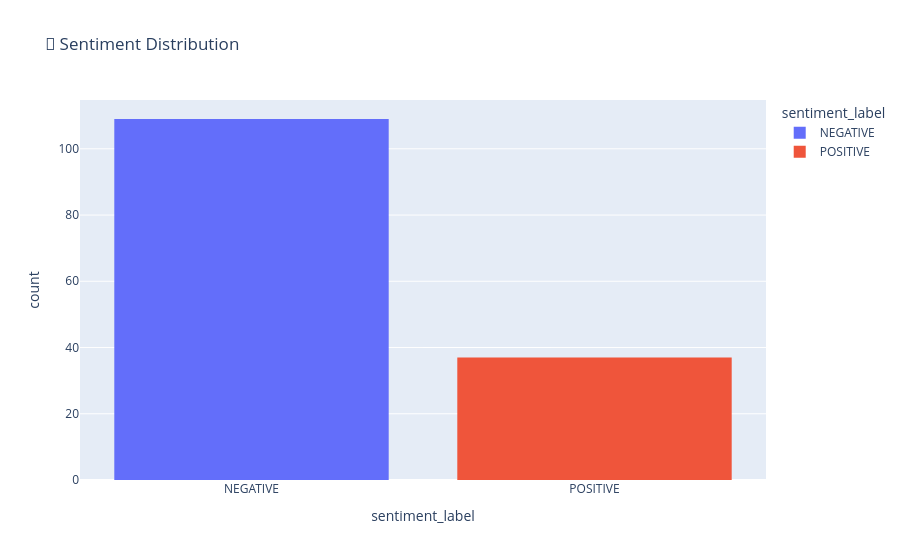

Notebook source saved alongside this figure:
### Markdown cell above
## 2. Distribuição de Sentimento

### Code cell
fig = px.histogram(
    df,
    x="sentiment_label",
    title="🧠 Sentiment Distribution",
    color="sentiment_label"
)
fig.show()

### Figure 1 — Plotly figure (JSON) as saved in the notebook; plotly's stock layout.template omitted (floating-point values rounded to 4 significant figures)
{"data": [{"bingroup": "x", "hovertemplate": "sentiment_label=%{x}<br>count=%{y}<extra></extra>", "legendgroup": "NEGATIVE", "marker": {"color": "#636efa", "pattern": {"shape": ""}}, "name": "NEGATIVE", "orientation": "v", "showlegend": true, "type": "histogram", "x": ["NEGATIVE", "NEGATIVE", "NEGATIVE", "NEGATIVE", "NEGATIVE", "NEGATIVE", "NEGATIVE", "NEGATIVE", "NEGATIVE", "NEGATIVE", "NEGATIVE", "NEGATIVE", "NEGATIVE", "NEGATIVE", "NEGATIVE", "NEGATIVE", "NEGATIVE", "NEGATIVE", "NEGATIVE", "NEGATIVE", "NEGATIVE", "NEGATIVE", "NEGATIVE", "NEGATIVE", "NEGATIVE", "NEGATIVE", "NEGATIVE", "NEGATIVE", "NEGATIVE", "NEGATIVE", "NEGATIVE", "NEGATIVE", "NEGATIVE", "NEGATIVE", "NEGATIVE", "NEGATIVE", "NEGATIVE", "NEGATIVE", "NEGATIVE", "NEGATIVE", "NEGATIVE", "NEGATIVE", "NEGATIVE", "NEGATIVE", "NEGATIVE", "NEGATIVE", "NEGATIVE", "NEGATIVE", "NEGATIVE", "NEGATIVE", "NEGATIVE", "NEGATIVE", "NEGATIVE", "NEGATIVE", "NEGATIVE", "NEGATIVE", "NEGATIVE", "NEGATIVE", "NEGATIVE", "NEGATIVE", "NEGATIVE", "NEGATIVE", "NEGATIVE", "NEGATIVE", "NEGATIVE", "NEGATIVE", "NEGATIVE", "NEGATIVE", "NEGATIVE", "NEGATIVE", "NEGATIVE", "NEGATIVE", "NEGATIVE", "NEGATIVE", "NEGATIVE", "NEGATIVE", "NEGATIVE", "NEGATIVE", "NEGATIVE", "NEGATIVE", "NEGATIVE", "NEGATIVE", "NEGATIVE", "NEGATIVE", "NEGATIVE", "NEGATIVE", "NEGATIVE", "NEGATIVE", "NEGATIVE", "NEGATIVE", "NEGATIVE", "NEGATIVE", "NEGATIVE", "NEGATIVE", "NEGATIVE", "NEGATIVE", "NEGATIVE", "NEGATIVE", "NEGATIVE", "NEGATIVE", "NEGATIVE", "NEGATIVE", "NEGATIVE", "NEGATIVE", "NEGATIVE", "NEGATIVE", "NEGATIVE", "NEGATIVE", "NEGATIVE"], "xaxis": "x", "yaxis": "y"}, {"bingroup": "x", "hovertemplate": "sentiment_label=%{x}<br>count=%{y}<extra></extra>", "legendgroup": "POSITIVE", "marker": {"color": "#EF553B", "pattern": {"shape": ""}}, "name": "POSITIVE", "orientation": "v", "showlegend": true, "type": "histogram", "x": ["POSITIVE", "POSITIVE", "POSITIVE", "POSITIVE", "POSITIVE", "POSITIVE", "POSITIVE", "POSITIVE", "POSITIVE", "POSITIVE", "POSITIVE", "POSITIVE", "POSITIVE", "POSITIVE", "POSITIVE", "POSITIVE", "POSITIVE", "POSITIVE", "POSITIVE", "POSITIVE", "POSITIVE", "POSITIVE", "POSITIVE", "POSITIVE", "POSITIVE", "POSITIVE", "POSITIVE", "POSITIVE", "POSITIVE", "POSITIVE", "POSITIVE", "POSITIVE", "POSITIVE", "POSITIVE", "POSITIVE", "POSITIVE", "POSITIVE"], "xaxis": "x", "yaxis": "y"}], "layout": {"barmode": "relative", "legend": {"title": {"text": "sentiment_label"}, "tracegroupgap": 0}, "title": {"text": "🧠 Sentiment Distribution"}, "xaxis": {"anchor": "y", "categoryarray": ["NEGATIVE", "POSITIVE"], "categoryorder": "array", "domain": [0, 1], "title": {"text": "sentiment_label"}}, "yaxis": {"anchor": "x", "domain": [0, 1], "title": {"text": "count"}}}}
